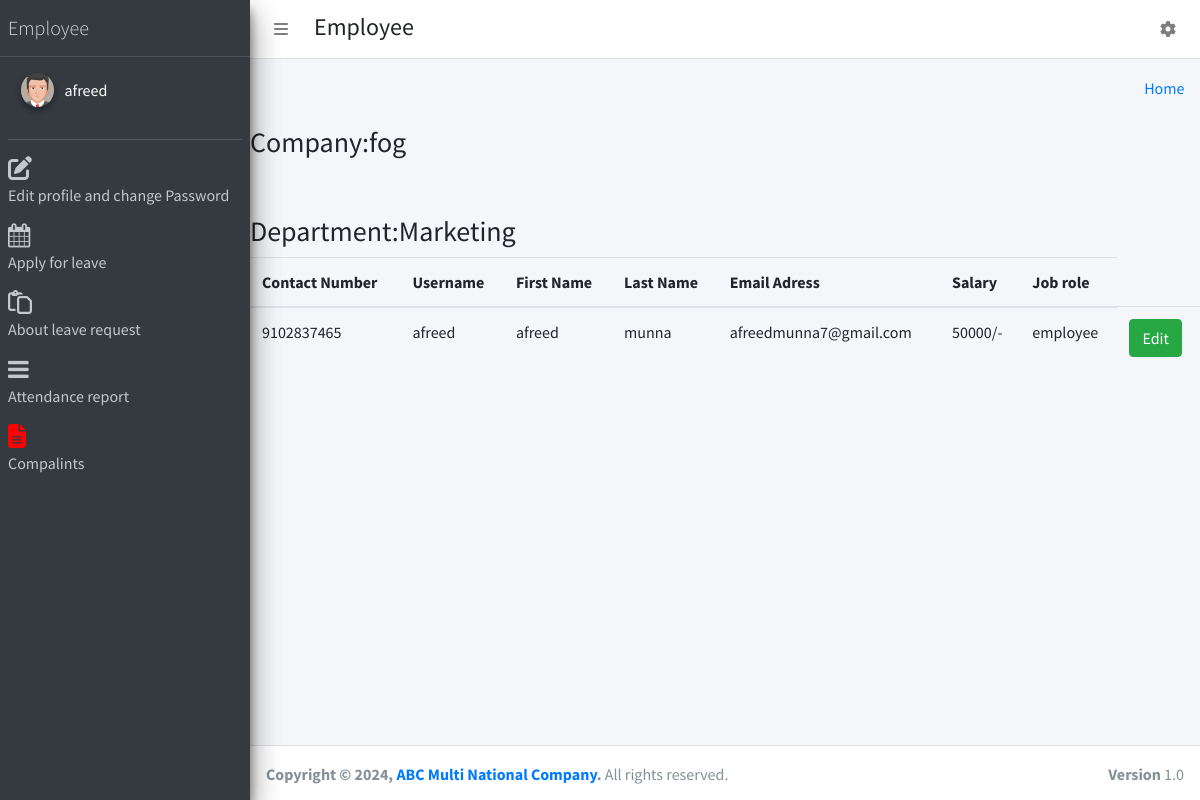
The app's page /employee_home/ (signed in) with its own data.
### myapp/models.py (models this page shows, shortened)
class CompanyManagement(models.Model):
    id=models.AutoField(primary_key=True)
    company_name=models.TextField()
    address=models.TextField()
    contact_number=models.CharField(max_length=15,null=True,blank=True)
    email=models.TextField()
    logo=models.FileField(upload_to='logo/')
    company_code_for_employee_id=models.CharField(max_length=5)
    date_of_registration=models.DateField(default=timezone.now)
    staff_members=models.ManyToManyField('CustomUser',related_name='companies')
    def __str__(self):
        return self.company_name

class Department(models.Model):
    name=models.CharField(max_length=255)
    for_company = models.ForeignKey(CompanyManagement, on_delete=models.SET_NULL, null=True, blank=True,)
    class Meta:
        unique_together = ('name', 'for_company')
    def __str__(self):
        return self.name

class CustomUser(AbstractUser):
    STAFF_TYPES=(
        ('admin','Administrator'),
        ('hr','HR'),
        ('manager','Manager'),
        ('employee','Employee'),
        ('company management','Company Management')
    )
    DEPARTMENT_TYPE=(
        ('finance','Finance'),
        ('marketing','Marketing'),
        ('sales','Sales'),
        ('customer service','Customer Service'),
    )
    staff_type=models.CharField(max_length=20,choices=STAFF_TYPES)
    contact_number=models.CharField(max_length=15,null=True,blank=True)
    company=models.ForeignKey(CompanyManagement,models.CASCADE,null=True,blank=True)
    employee_id=models.TextField(unique=True,null=True,blank=True)
    department_role = models.ForeignKey(Department, null=True, blank=True, on_delete=models.SET_NULL)
    joined_date=models.DateField(blank=True,null=True,auto_now_add=True)
    salary=models.CharField(max_length=50,null=True,blank=True)

### myapp/views.py (the view)
# urls.py: path('employee_home/',views.employee_home,name='employee_home'),
@login_required(login_url='/')
def employee_home(request):
    employee_details=models.CustomUser.objects.none()
    username=request.user.username
    company=None
    department=None
    if request.user.staff_type=='employee':
        company=request.user.company
        username=request.user.username
        employee_details=models.CustomUser.objects.get(username=username)
        department=request.user.department_role
    return render(request,'employee_templates/employee_home.html',{'company':company, 'username':username, 'employee_details':employee_details,'department':department})

### myapp/templates/employee_templates/employee_home.html
{% extends 'employee_templates/base.html' %}
{% block main_content %}
{% load static %}
<h3>Company:{{ company }}</h3>
<br>
<br>
<h3>Department:{{ department }}</h3>
<table class="table table-hover text-nowrap">
    <thead>
        <tr>
        <th>Contact Number</th>
        <th>Username</th>
        <th>First Name</th>
        <th>Last Name</th>
        <th>Email Adress</th>
        <th>Salary</th>
        <th>Job role</th>
        </tr>
    </thead>
    <tbody>
        <tr>
        <td>{{ employee_details.contact_number }}</td>
        <td>{{ employee_details.username }}</td>
        <td>{{ employee_details.first_name }}</td>
        <td>{{ employee_details.last_name }}</td>
        <td>{{ employee_details.email }}</td>
        <td>{{ employee_details.salary }}</td>
        <td>{{ employee_details.staff_type }}</td>
        <td>
         <a href="" class="btn btn-success">Edit</a>
        </td>
        </tr>
    </tbody>
    </table>
{% include 'employee_templates/side_bar.html' %}
{% endblock main_content %}

### myapp/templates/employee_templates/side_bar.html (shortened to what this page needs)
{% load static %}
<link rel="stylesheet" href="https://cdnjs.cloudflare.com/ajax/libs/font-awesome/4.7.0/css/font-awesome.min.css">
<link rel="stylesheet" href="https://cdnjs.cloudflare.com/ajax/libs/font-awesome/4.7.0/css/font-awesome.min.css">
<link rel="stylesheet" href="https://cdnjs.cloudflare.com/ajax/libs/font-awesome/4.7.0/css/font-awesome.min.css">
<aside class="main-sidebar sidebar-dark-primary elevation-4">
    <a href="" class="brand-link">
      <span class="brand-text font-weight-light">Employee</span>
    </a>
    <div class="sidebar">
      <div class="user-panel mt-3 pb-3 mb-3 d-flex">
        <div class="image">
          <img src="{% static 'dist/img/user2-160x160.jpg' %}" class="img-circle elevation-2" alt="User Image">
        </div>
        <div class="info">
         <p style="color: white;">{{ username }}</p>
        </div>
      </div>
      <nav class="mt-2">
        <ul class="nav nav-pills nav-sidebar flex-column" data-widget="treeview" role="menu" data-accordion="false">
          <li class="nav-item">
                <a href="{% url 'edit_profile_employee' %}" class="d-block">
                <i class='fas fa-edit' style='font-size:24px'></i>
              <p>Edit profile and change Password</p>
            </a>
          </li>
          <li class="nav-item">
            <a href="{% url 'request_leave' %}">
                 <i class="fa fa-calendar" style="font-size:24px"></i>
            <p>
             Apply for leave
            </p>
            </a>
          </li>
          <li class="nav-item">
            <a href="{% url 'about_leave' %}">
                <i class='far fa-clipboard' style='font-size:24px'></i>
            <p>
             About leave request
            </p>
            </a>
          </li>
          <li class="nav-item">
            <a href="{% url 'employee_attendance_report_view' %}">
              <i class="fa fa-reorder" style="font-size:24px"></i>
            <p>
              Attendance report
            </p>
            </a>
          </li>
          <li class="nav-item">
            <a href="{% url 'send_compalints' %}">
                <i class='fas fa-file-alt' style='font-size:24px;color: red;'></i>
            <p>
              Compalints
            </p>
            </a>
          </li>
        </ul>
      </nav>
    </div>
  </aside>

### records on screen
CompanyManagement: company_name "fog"
Department: name "Marketing"
CustomUser: contact_number "9102837465", username "afreed", first_name "afreed", last_name "munna", email "afreedmunna7@gmail.com", salary "50000/-", staff_type "employee"
